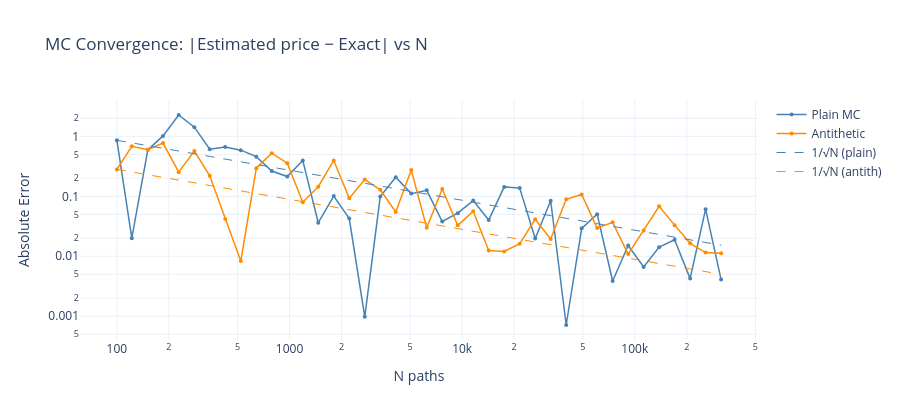

Notebook cell for this chart:
### Markdown cell above
## 2. Convergence

The MC error scales as $1/\sqrt{N}$ (central limit theorem). Antithetic variates reduce
the variance but not the $1/\sqrt{N}$ rate — they shift the line down, not the slope.

### Code cell
Ns = np.unique(np.logspace(2, 5.5, 40).astype(int))
errors_plain, errors_antith = [], []

rng2 = np.random.default_rng(0)

for N_i in Ns:
    Z   = rng2.standard_normal(N_i)
    S_T = S0 * np.exp((r - q - 0.5*sigma**2)*T + sigma*np.sqrt(T)*Z)
    p   = np.exp(-r*T) * np.maximum(S_T - K, 0.0).mean()
    errors_plain.append(abs(p - exact_call))

    N2  = max(N_i // 2, 1)
    Z2  = rng2.standard_normal(N2)
    fwd = (r - q - 0.5*sigma**2)*T
    pa  = np.exp(-r*T) * 0.5*(np.maximum(S0*np.exp(fwd+sigma*np.sqrt(T)*Z2)-K,0)
                             + np.maximum(S0*np.exp(fwd-sigma*np.sqrt(T)*Z2)-K,0)).mean()
    errors_antith.append(abs(pa - exact_call))

# 1/sqrt(N) reference lines
N_ref  = np.array([Ns[0], Ns[-1]], dtype=float)
ref_p  = errors_plain[0]  * np.sqrt(Ns[0])  / np.sqrt(N_ref)
ref_a  = errors_antith[0] * np.sqrt(Ns[0]) / np.sqrt(N_ref)

fig = go.Figure()
fig.add_trace(go.Scatter(x=Ns, y=errors_plain, mode='lines+markers',
    name='Plain MC', line=dict(color='steelblue', width=1.5), marker=dict(size=4)))
fig.add_trace(go.Scatter(x=Ns, y=errors_antith, mode='lines+markers',
    name='Antithetic', line=dict(color='darkorange', width=1.5), marker=dict(size=4)))
fig.add_trace(go.Scatter(x=N_ref, y=ref_p, mode='lines',
    name='1/\u221aN (plain)', line=dict(color='steelblue', width=1, dash='dash')))
fig.add_trace(go.Scatter(x=N_ref, y=ref_a, mode='lines',
    name='1/\u221aN (antith)', line=dict(color='darkorange', width=1, dash='dash')))

fig.update_layout(
    title='MC Convergence: |Estimated price \u2212 Exact| vs N',
    xaxis_title='N paths', yaxis_title='Absolute Error',
    xaxis_type='log', yaxis_type='log',
    template='plotly_white', height=420
)
fig.show()

### Figure 1 — Plotly figure (JSON) as saved in the notebook; plotly's stock layout.template omitted (floating-point values rounded to 4 significant figures)
{"data": [{"line": {"color": "steelblue", "width": 1.5}, "marker": {"size": 4}, "mode": "lines+markers", "name": "Plain MC", "type": "scatter", "x": [100, 122, 151, 185, 228, 281, 345, 424, 522, 642, 789, 970, 1193, 1467, 1804, 2218, 2728, 3354, 4124, 5071, 6235, 7666, 9426, 11590, 14251, 17522, 21544, 26489, 32570, 40046, 49238, 60541, 74438, 91524, 112533, 138364, 170125, 209176, 257191, 316227], "y": [0.8598, 0.02002, 0.5961, 1.017, 2.271, 1.422, 0.6094, 0.662, 0.5884, 0.4591, 0.2643, 0.2136, 0.3967, 0.03624, 0.1009, 0.04248, 0.0009757, 0.09892, 0.2084, 0.1109, 0.1257, 0.03801, 0.05236, 0.08485, 0.04012, 0.1435, 0.1371, 0.01973, 0.08422, 0.0007137, 0.02919, 0.05038, 0.003874, 0.01514, 0.006605, 0.01419, 0.01882, 0.004238, 0.061, 0.004088]}, {"line": {"color": "darkorange", "width": 1.5}, "marker": {"size": 4}, "mode": "lines+markers", "name": "Antithetic", "type": "scatter", "x": [100, 122, 151, 185, 228, 281, 345, 424, 522, 642, 789, 970, 1193, 1467, 1804, 2218, 2728, 3354, 4124, 5071, 6235, 7666, 9426, 11590, 14251, 17522, 21544, 26489, 32570, 40046, 49238, 60541, 74438, 91524, 112533, 138364, 170125, 209176, 257191, 316227], "y": [0.2813, 0.6848, 0.599, 0.7737, 0.2529, 0.5701, 0.2201, 0.04188, 0.008305, 0.2949, 0.5244, 0.3575, 0.07953, 0.1445, 0.3969, 0.09274, 0.1908, 0.1283, 0.05474, 0.2737, 0.02997, 0.1326, 0.03277, 0.05647, 0.01244, 0.01205, 0.01618, 0.04129, 0.01939, 0.08898, 0.1074, 0.0296, 0.03677, 0.01088, 0.02681, 0.06828, 0.03306, 0.01645, 0.01154, 0.01121]}, {"line": {"color": "steelblue", "dash": "dash", "width": 1}, "mode": "lines", "name": "1/√N (plain)", "type": "scatter", "x": [100.0, 316200.0], "y": [0.8598, 0.01529]}, {"line": {"color": "darkorange", "dash": "dash", "width": 1}, "mode": "lines", "name": "1/√N (antith)", "type": "scatter", "x": [100.0, 316200.0], "y": [0.2813, 0.005002]}], "layout": {"height": 420, "title": {"text": "MC Convergence: |Estimated price − Exact| vs N"}, "xaxis": {"title": {"text": "N paths"}, "type": "log"}, "yaxis": {"title": {"text": "Absolute Error"}, "type": "log"}}}
